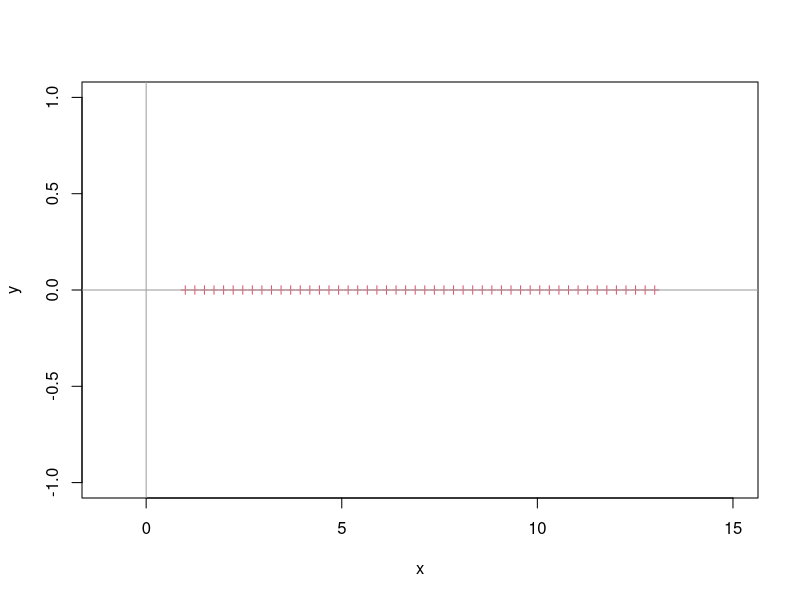
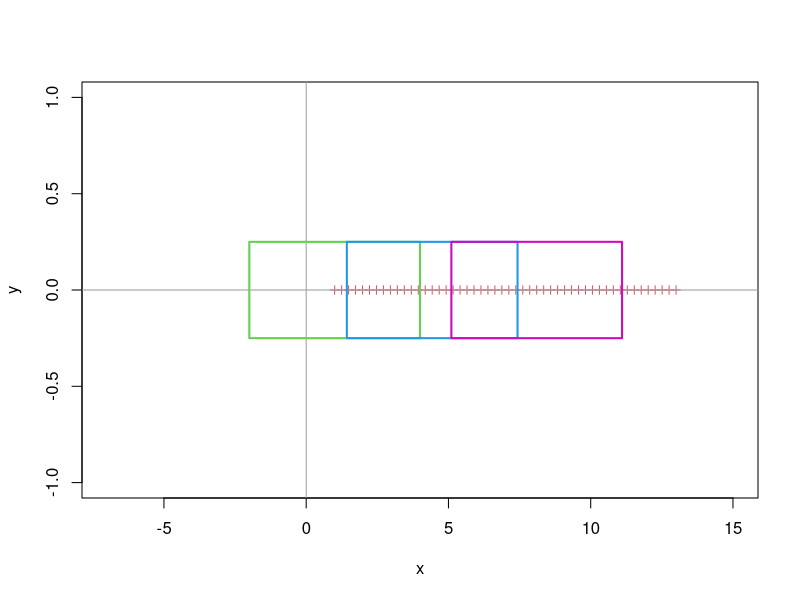

Write R code to recreate these figures, in order.
# setting and lets use a simple data x
n=50
x <- c(1,2,3,4,9,5,4,4,5,5,1,2,4,7,5,3,6,4,6,5,3,4,7,9,13,7,5,4,3,2,1)

# find the range of the dataset
rng <- range(x)
print( rng)

# compute the difference in the range
diff(rng)

# setting up a grid point
x.grid <- seq(from=rng[1], 
              to=rng[2], 
              length=n)

#look at the grid
x.grid 
#look at the grid on x-axis
plot(x.grid,rep(0,length(x.grid)),pch=3,cex=.8,col=2,xlim=c(-1,15),xlab='x',ylab='y')
abline(h=0,col=8);abline(v=0,col=8) #actual axes

# set fraction of data in each boxcar:
frac=0.5

#walk through some of the grid points, and look left and right, based on frac:

# find the range of the dataset
rng <- range(x)
print(rng)

# compute the difference in the range
diff(rng)

#set a left start point and right end point centered on x.grid[1], with size based on rng and frac:

boxCarLength <- frac*diff(rng)
boxCarLength

#this is the size of the box on either side of the center (point of evaluation)
halfBoxCarLength <- boxCarLength/2
halfBoxCarLength

leftPt <- x.grid[1] - halfBoxCarLength
rightPt <- x.grid[1] + halfBoxCarLength

#look at the boxcar
plot(x.grid,rep(0,length(x.grid)),pch=3,cex=.8,col=2,xlim=c(-7,15),xlab='x',ylab='y')
abline(h=0,col=8);abline(v=0,col=8) #actual axes
rect(leftPt,-0.25,rightPt,.25,col=3,lwd=2,density=0)

#add a boxcar for x.grid[15], then xgrid[30]
leftPt <- x.grid[15] - halfBoxCarLength
rightPt <- x.grid[15] + halfBoxCarLength
rect(leftPt,-0.25,rightPt,.25,col=4,lwd=2,density=0)

leftPt <- x.grid[30] - halfBoxCarLength
rightPt <- x.grid[30] + halfBoxCarLength
rect(leftPt,-0.25,rightPt,.25,col=6,lwd=2,density=0)

#consider changing the size of the boxcar (change frac and re run)

